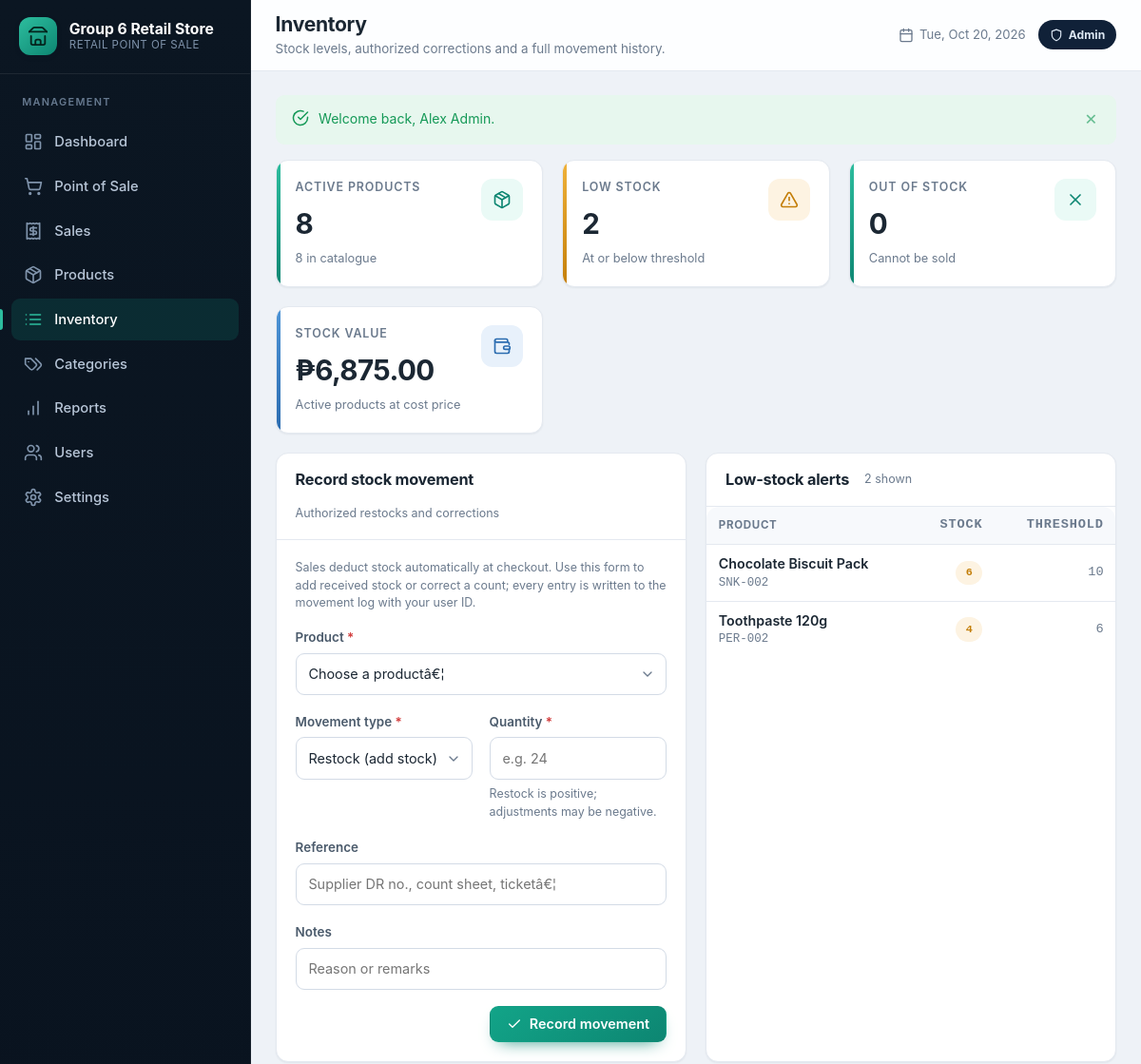
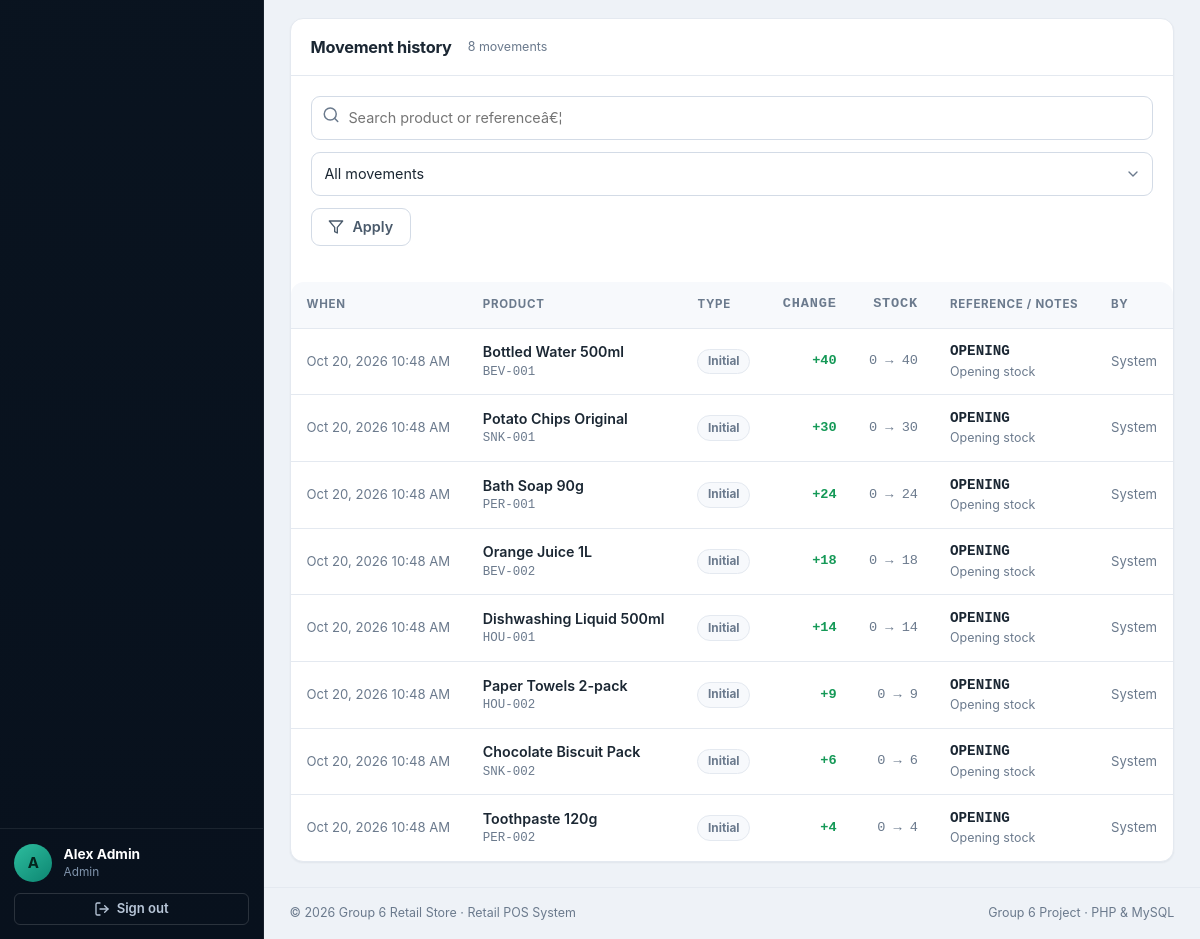
The page /admin/inventory.php (signed in) on the database its author committed (2 pictures, top to bottom).
### tables this page shows
CREATE TABLE `users` (
  `id`            BIGINT UNSIGNED NOT NULL AUTO_INCREMENT,
  `name`          VARCHAR(100)    NOT NULL,
  `username`      VARCHAR(50)     NOT NULL,
  `email`         VARCHAR(150)    DEFAULT NULL,
  `password_hash` VARCHAR(255)    NOT NULL COMMENT 'password_hash() / bcrypt output',
  `role`          ENUM('admin','cashier') NOT NULL DEFAULT 'cashier',
  `status`        TINYINT(1)      NOT NULL DEFAULT 1 COMMENT '1 = active, 0 = inactive',
  `last_login_at` DATETIME        DEFAULT NULL,
  `created_at`    TIMESTAMP       NOT NULL DEFAULT CURRENT_TIMESTAMP,
  `updated_at`    TIMESTAMP       NOT NULL DEFAULT CURRENT_TIMESTAMP ON UPDATE CURRENT_TIMESTAMP,
  PRIMARY KEY (`id`),
  UNIQUE KEY `uq_users_username` (`username`),
  UNIQUE KEY `uq_users_email` (`email`),
  KEY `idx_users_role_status` (`role`, `status`)
);

CREATE TABLE `products` (
  `id`                  BIGINT UNSIGNED NOT NULL AUTO_INCREMENT,
  `category_id`         INT UNSIGNED    DEFAULT NULL,
  `sku`                 VARCHAR(50)     NOT NULL,
  `name`                VARCHAR(150)    NOT NULL,
  `description`         VARCHAR(500)    DEFAULT NULL,
  `price`               DECIMAL(10,2)   NOT NULL,
  `stock_quantity`      INT UNSIGNED    NOT NULL DEFAULT 0,
  `low_stock_threshold` INT UNSIGNED    NOT NULL DEFAULT 5,
  `status`              TINYINT(1)      NOT NULL DEFAULT 1 COMMENT '1 = active, 0 = inactive',
  `created_at`          TIMESTAMP       NOT NULL DEFAULT CURRENT_TIMESTAMP,
  `updated_at`          TIMESTAMP       NOT NULL DEFAULT CURRENT_TIMESTAMP ON UPDATE CURRENT_TIMESTAMP,
  PRIMARY KEY (`id`),
  UNIQUE KEY `uq_products_sku` (`sku`),
  KEY `idx_products_name` (`name`),
  KEY `idx_products_category` (`category_id`),
  KEY `idx_products_status_stock` (`status`, `stock_quantity`),
  CONSTRAINT `fk_products_category` FOREIGN KEY (`category_id`)
    REFERENCES `categories` (`id`) ON DELETE SET NULL ON UPDATE CASCADE,
  CONSTRAINT `chk_products_price` CHECK (`price` >= 0),
  CONSTRAINT `chk_products_stock` CHECK (`stock_quantity` >= 0),
  CONSTRAINT `chk_products_threshold` CHECK (`low_stock_threshold` >= 0)
);

CREATE TABLE `inventory_movements` (
  `id`             BIGINT UNSIGNED NOT NULL AUTO_INCREMENT,
  `product_id`     BIGINT UNSIGNED NOT NULL,
  `user_id`        BIGINT UNSIGNED DEFAULT NULL,
  `sale_id`        BIGINT UNSIGNED DEFAULT NULL,
  `movement_type`  ENUM('initial','restock','sale','adjustment') NOT NULL,
  `quantity_change` INT            NOT NULL COMMENT 'signed: negative for deductions',
  `stock_before`   INT UNSIGNED    NOT NULL,
  `stock_after`    INT UNSIGNED    NOT NULL,
  `reference_type` ENUM('opening','restock','sale','adjustment') DEFAULT NULL,
  `reference_id`   VARCHAR(100)    DEFAULT NULL COMMENT 'receipt no., supplier DR, ticket',
  `notes`          VARCHAR(255)    DEFAULT NULL,
  `created_at`     TIMESTAMP       NOT NULL DEFAULT CURRENT_TIMESTAMP,
  PRIMARY KEY (`id`),
  UNIQUE KEY `uq_inventory_sale_product_type` (`sale_id`, `product_id`, `movement_type`),
  KEY `idx_inventory_product_created` (`product_id`, `created_at`),
  KEY `idx_inventory_sale` (`sale_id`),
  KEY `idx_inventory_type` (`movement_type`),
  KEY `idx_inventory_user` (`user_id`),
  CONSTRAINT `fk_inventory_product` FOREIGN KEY (`product_id`)
    REFERENCES `products` (`id`) ON DELETE RESTRICT ON UPDATE CASCADE,
  CONSTRAINT `fk_inventory_sale` FOREIGN KEY (`sale_id`)
    REFERENCES `sales` (`id`) ON DELETE SET NULL ON UPDATE CASCADE,
  CONSTRAINT `fk_inventory_user` FOREIGN KEY (`user_id`)
    REFERENCES `users` (`id`) ON DELETE SET NULL ON UPDATE CASCADE,
  CONSTRAINT `chk_inventory_change` CHECK (`quantity_change` <> 0),
  CONSTRAINT `chk_inventory_after` CHECK (`stock_after` >= 0)
);

### admin/inventory.php (the view, shortened to what the rows shown need)
<?php
$user = require_admin();
$pdo  = db();
$typeLabels = [
    'initial'    => ['Initial',    'muted'],
    'restock'    => ['Restock',    'success'],
    'sale'       => ['Sale',       'info'],
    'adjustment' => ['Adjustment', 'warning'],
];
$lowStock = $pdo->query(
    'SELECT id, sku, name, stock_quantity, low_stock_threshold
     FROM products
     WHERE status = 1 AND stock_quantity <= low_stock_threshold
     ORDER BY (CAST(stock_quantity AS SIGNED) - CAST(low_stock_threshold AS SIGNED)), name
     LIMIT 8'
)->fetchAll();
$where  = [];
$params = [];
$whereSql = $where ? 'WHERE ' . implode(' AND ', $where) : '';
$count = $pdo->prepare("SELECT COUNT(*) FROM inventory_movements m JOIN products p ON p.id = m.product_id $whereSql");
$count->execute($params);
$pg = paginate((int) $count->fetchColumn(), 20);
$sql = "SELECT m.*, p.name AS product_name, p.sku, u.name AS user_name
        FROM inventory_movements m
        JOIN products p ON p.id = m.product_id
        LEFT JOIN users u ON u.id = m.user_id
        $whereSql
        ORDER BY m.created_at DESC, m.id DESC
        LIMIT {$pg['per_page']} OFFSET {$pg['offset']}";
$stmt = $pdo->prepare($sql);
$stmt->execute($params);
$movements = $stmt->fetchAll();
$_page_title    = 'Inventory';
require __DIR__ . '/../includes/header.php';
?>
<div class="grid grid--2" style="margin-top:1.25rem">
    <div class="card">
        <header class="card__header">
            <h2>Record stock movement</h2>
        </header>
    </div>
    <div class="card">
        <header class="card__header">
            <h2>Low-stock alerts</h2>
        </header>
        <div class="card__body card__body--flush">
            <?php if (!$lowStock): ?>
                <div class="state">
                    <div class="state__icon"><?= icon('check-circle', 'icon', 28) ?></div>
                    <p class="state__title">All stocked up</p>
                    <p class="state__text">No active products are at or below their threshold.</p>
                </div>
            <?php else: ?>
                <div class="table-wrap">
                    <table class="table table--compact">
                        <thead>
                            <tr><th>Product</th><th class="num">Stock</th><th class="num">Threshold</th></tr>
                        </thead>
                        <tbody>
                            <?php foreach ($lowStock as $p): ?>
                                <tr>
                                    <td>
                                        <div class="cell-title"><?= e($p['name']) ?></div>
                                        <div class="cell-sub mono"><?= e($p['sku']) ?></div>
                                    </td>
                                    <td class="num">
                                        <?php if ((int) $p['stock_quantity'] === 0): ?>
                                            <span class="badge badge--danger">0</span>
                                        <?php else: ?>
                                            <span class="badge badge--warning"><?= (int) $p['stock_quantity'] ?></span>
                                        <?php endif; ?>
                                    </td>
                                    <td class="num text-muted"><?= (int) $p['low_stock_threshold'] ?></td>
                                </tr>
                            <?php endforeach; ?>
                        </tbody>
                    </table>
                </div>
            <?php endif; ?>
        </div>
    </div>
</div>
<div class="card" style="margin-top:1.25rem">
    <header class="card__header">
        <h2>Movement history</h2>
    </header>
    <?php if (!$movements): ?>
        <div class="state">
            <div class="state__icon"><?= icon('inbox', 'icon', 28) ?></div>
            <p class="state__title">No movements found</p>
            <p class="state__text">Stock changes will appear here as they happen.</p>
        </div>
    <?php else: ?>
        <div class="table-wrap">
            <table class="table">
                <thead>
                    <tr>
                        <th>When</th>
                        <th>Product</th>
                        <th>Type</th>
                        <th class="num">Change</th>
                        <th class="num">Stock</th>
                        <th>Reference / notes</th>
                        <th>By</th>
                    </tr>
                </thead>
                <tbody>
                    <?php foreach ($movements as $m):
                        $meta = $typeLabels[$m['movement_type']] ?? [$m['movement_type'], 'muted'];
                        $delta = (int) $m['quantity_change'];
                    ?>
                        <tr>
                            <td class="text-muted text-sm"><?= e(nice_date($m['created_at'])) ?></td>
                            <td>
                                <div class="cell-title"><?= e($m['product_name']) ?></div>
                                <div class="cell-sub mono"><?= e($m['sku']) ?></div>
                            </td>
                            <td><span class="badge badge--<?= e($meta[1]) ?>"><?= e($meta[0]) ?></span></td>
                            <td class="num">
                                <strong style="color:<?= $delta < 0 ? 'var(--danger)' : 'var(--success)' ?>">
                                    <?= $delta > 0 ? '+' : '' ?><?= $delta ?>
                                </strong>
                            </td>
                            <td class="num text-muted"><?= (int) $m['stock_before'] ?> &rarr; <?= (int) $m['stock_after'] ?></td>
                            <td>
                                <?php if (!empty($m['reference_id'])): ?>
                                    <div class="cell-title mono"><?= e($m['reference_id']) ?></div>
                                <?php endif; ?>
                                <?php if (!empty($m['notes'])): ?>
                                    <div class="cell-sub"><?= e($m['notes']) ?></div>
                                <?php endif; ?>
                            </td>
                            <td class="text-muted text-sm"><?= e($m['user_name'] ?? 'System') ?></td>
                        </tr>
                    <?php endforeach; ?>
                </tbody>
            </table>
        </div>
    <?php endif; ?>
</div>
<?php require __DIR__ . '/../includes/footer.php'; ?>

### includes/header.php (shortened to what the rows shown need)
<?php
$__user     = current_user();
$__title    = $_page_title ?? 'Dashboard';
$__body     = $_body_class ?? '';
?>
<!DOCTYPE html>
<html lang="en">
<head>
    <link rel="stylesheet" href="<?= e(asset('css/style.css')) ?>">
</head>
<body class="<?= e($__body) ?>">
<div class="app-shell" id="appShell">
    <?php require __DIR__ . '/sidebar.php'; ?>
    <div class="app-main">
        <header class="topbar">
            <div class="topbar__heading">
                <h1 class="topbar__title"><?= e($__title) ?></h1>
            </div>
            <div class="topbar__actions">
                <span class="topbar__date"><?= icon('calendar', 'icon', 16) ?> <span><?= e(date('D, M j, Y')) ?></span></span>
                <span class="role-badge role-badge--<?= e($__user['role'] ?? 'cashier') ?>">
                    <?= icon($__user && $__user['role'] === 'admin' ? 'shield' : 'user', 'icon', 14) ?>
                    <?= e(ucfirst($__user['role'] ?? '')) ?>
                </span>
            </div>
        </header>
        <main class="content" id="main-content">

### includes/sidebar.php (shortened to what the rows shown need)
<aside class="sidebar" id="sidebar">
    <div class="sidebar__footer">
        <div class="sidebar__user">
            <span class="avatar"><?= e(strtoupper(substr($__user['name'] ?? 'U', 0, 1))) ?></span>
            <span class="sidebar__user-info">
                <strong><?= e($__user['name'] ?? '') ?></strong>
                <small><?= e(ucfirst($__user['role'] ?? '')) ?></small>
            </span>
        </div>
    </div>
</aside>

### rows shown on the page
users: name "A", name "Alex Admin", role "Admin"
products: name "Chocolate Biscuit Pack", sku "SNK-002", stock_quantity "6", low_stock_threshold "10"
products: name "Toothpaste 120g", sku "PER-002", stock_quantity "4", low_stock_threshold "6"
inventory_movements: created_at "Oct 20, 2026 10:48 AM", product.name "Bottled Water 500ml", product.sku "BEV-001", movement_type "Initial", quantity_change "40", stock_before "0", stock_after "40", reference "OPENING", notes "Opening stock", user_name "System"
inventory_movements: created_at "Oct 20, 2026 10:48 AM", product.name "Potato Chips Original", product.sku "SNK-001", movement_type "Initial", quantity_change "30", stock_before "0", stock_after "30", reference "OPENING", notes "Opening stock", user_name "System"
inventory_movements: created_at "Oct 20, 2026 10:48 AM", product.name "Bath Soap 90g", product.sku "PER-001", movement_type "Initial", quantity_change "24", stock_before "0", stock_after "24", reference "OPENING", notes "Opening stock", user_name "System"
inventory_movements: created_at "Oct 20, 2026 10:48 AM", product.name "Orange Juice 1L", product.sku "BEV-002", movement_type "Initial", quantity_change "18", stock_before "0", stock_after "18", reference "OPENING", notes "Opening stock", user_name "System"
inventory_movements: created_at "Oct 20, 2026 10:48 AM", product.name "Dishwashing Liquid 500ml", product.sku "HOU-001", movement_type "Initial", quantity_change "14", stock_before "0", stock_after "14", reference "OPENING", notes "Opening stock", user_name "System"
inventory_movements: created_at "Oct 20, 2026 10:48 AM", product.name "Paper Towels 2-pack", product.sku "HOU-002", movement_type "Initial", quantity_change "9", stock_before "0", stock_after "9", reference "OPENING", notes "Opening stock", user_name "System"
inventory_movements: created_at "Oct 20, 2026 10:48 AM", product.name "Chocolate Biscuit Pack", product.sku "SNK-002", movement_type "Initial", quantity_change "6", stock_before "0", stock_after "6", reference "OPENING", notes "Opening stock", user_name "System"
inventory_movements: created_at "Oct 20, 2026 10:48 AM", product.name "Toothpaste 120g", product.sku "PER-002", movement_type "Initial", quantity_change "4", stock_before "0", stock_after "4", reference "OPENING", notes "Opening stock", user_name "System"

### other values the page prints
$__store "Group 6 Retail Store"
$item['label'] "Dashboard"
$item['label'] "Point of Sale"
$item['label'] "Sales"
$item['label'] "Products"
$item['label'] "Inventory"
$item['label'] "Categories"
$item['label'] "Reports"
$item['label'] "Users"
$item['label'] "Settings"
$__title "Inventory"
$__subtitle "Stock levels, authorized corrections and a full movement history."
$f['message'] "Welcome back, Alex Admin."
$stats['active'] "8"
$stats['total'] "8"
